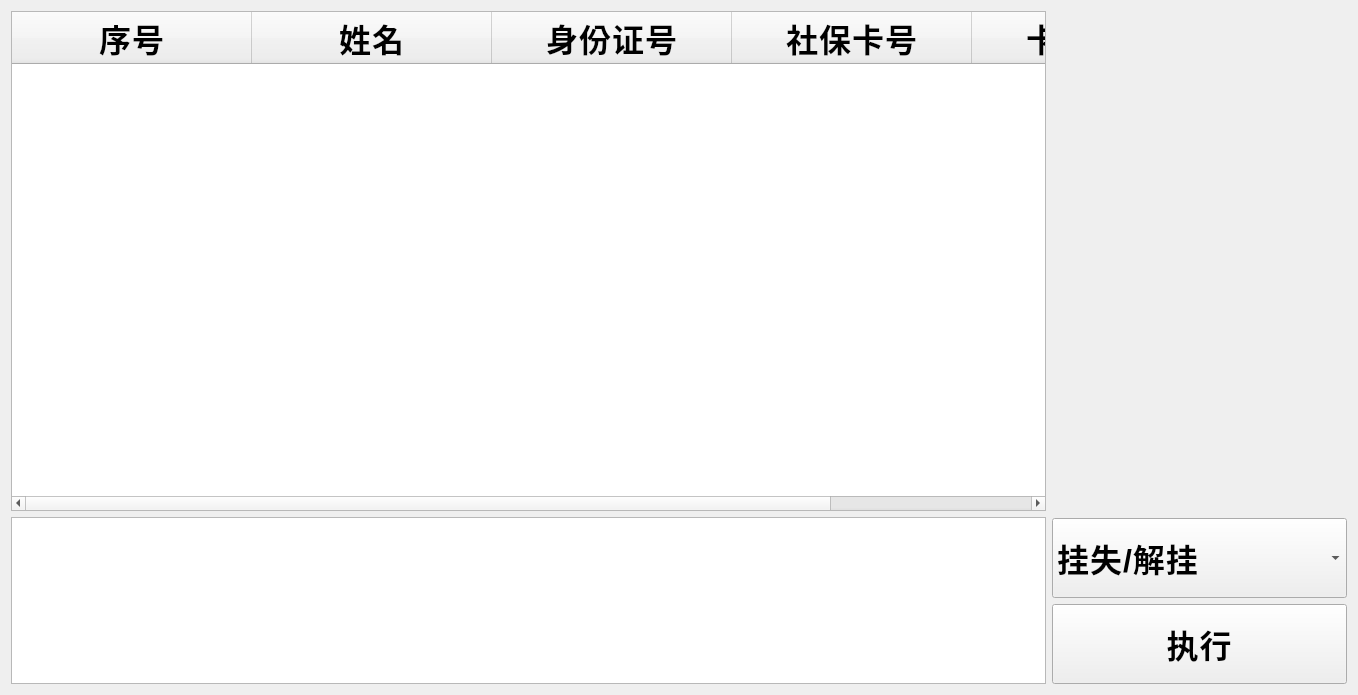
<?xml version="1.0" encoding="UTF-8"?>
<ui version="4.0">
 <class>CardManger</class>
 <widget class="QWidget" name="CardManger">
  <property name="geometry">
   <rect>
    <x>0</x>
    <y>0</y>
    <width>1358</width>
    <height>695</height>
   </rect>
  </property>
  <property name="windowTitle">
   <string>Form</string>
  </property>
  <property name="styleSheet">
   <string notr="true">font-family: &quot;思源黑体 CN Regular&quot;;
font-size: 32px;
font-weight: bold;
line-height: 49px;
letter-spacing: 1px;
color: 0
</string>
  </property>
  <layout class="QHBoxLayout" name="horizontalLayout">
   <item>
    <layout class="QVBoxLayout" name="verticalLayout_2" stretch="3,1">
     <item>
      <widget class="QTableWidget" name="tableWidget">
       <property name="editTriggers">
        <set>QAbstractItemView::DoubleClicked</set>
       </property>
       <property name="selectionMode">
        <enum>QAbstractItemView::SingleSelection</enum>
       </property>
       <property name="selectionBehavior">
        <enum>QAbstractItemView::SelectRows</enum>
       </property>
       <property name="gridStyle">
        <enum>Qt::NoPen</enum>
       </property>
       <attribute name="horizontalHeaderVisible">
        <bool>true</bool>
       </attribute>
       <attribute name="horizontalHeaderMinimumSectionSize">
        <number>120</number>
       </attribute>
       <attribute name="horizontalHeaderDefaultSectionSize">
        <number>240</number>
       </attribute>
       <attribute name="horizontalHeaderStretchLastSection">
        <bool>true</bool>
       </attribute>
       <attribute name="verticalHeaderVisible">
        <bool>false</bool>
       </attribute>
       <attribute name="verticalHeaderStretchLastSection">
        <bool>false</bool>
       </attribute>
       <column>
        <property name="text">
         <string>序号</string>
        </property>
       </column>
       <column>
        <property name="text">
         <string>姓名</string>
        </property>
       </column>
       <column>
        <property name="text">
         <string>身份证号</string>
        </property>
       </column>
       <column>
        <property name="text">
         <string>社保卡号</string>
        </property>
       </column>
       <column>
        <property name="text">
         <string>卡片状态</string>
        </property>
       </column>
      </widget>
     </item>
     <item>
      <widget class="QPlainTextEdit" name="plainTextEdit"/>
     </item>
    </layout>
   </item>
   <item>
    <layout class="QVBoxLayout" name="verticalLayout">
     <item>
      <widget class="QLabel" name="label">
       <property name="minimumSize">
        <size>
         <width>240</width>
         <height>320</height>
        </size>
       </property>
       <property name="text">
        <string/>
       </property>
      </widget>
     </item>
     <item>
      <spacer name="verticalSpacer">
       <property name="orientation">
        <enum>Qt::Vertical</enum>
       </property>
       <property name="sizeHint" stdset="0">
        <size>
         <width>20</width>
         <height>40</height>
        </size>
       </property>
      </spacer>
     </item>
     <item>
      <widget class="QComboBox" name="comboBox">
       <property name="sizePolicy">
        <sizepolicy hsizetype="Preferred" vsizetype="Fixed">
         <horstretch>0</horstretch>
         <verstretch>0</verstretch>
        </sizepolicy>
       </property>
       <property name="minimumSize">
        <size>
         <width>240</width>
         <height>80</height>
        </size>
       </property>
       <item>
        <property name="text">
         <string>挂失/解挂</string>
        </property>
       </item>
       <item>
        <property name="text">
         <string>卡片标注/取消标注</string>
        </property>
       </item>
       <item>
        <property name="text">
         <string>交费登记/取消登记</string>
        </property>
       </item>
       <item>
        <property name="text">
         <string>数据写入</string>
        </property>
       </item>
       <item>
        <property name="text">
         <string>卡片打印</string>
        </property>
       </item>
       <item>
        <property name="text">
         <string>数据回盘</string>
        </property>
       </item>
       <item>
        <property name="text">
         <string>启用卡片</string>
        </property>
       </item>
       <item>
        <property name="text">
         <string>出卡</string>
        </property>
       </item>
      </widget>
     </item>
     <item>
      <widget class="QPushButton" name="pushButton">
       <property name="minimumSize">
        <size>
         <width>240</width>
         <height>80</height>
        </size>
       </property>
       <property name="text">
        <string>执行</string>
       </property>
      </widget>
     </item>
    </layout>
   </item>
  </layout>
 </widget>
 <resources/>
 <connections/>
</ui>
